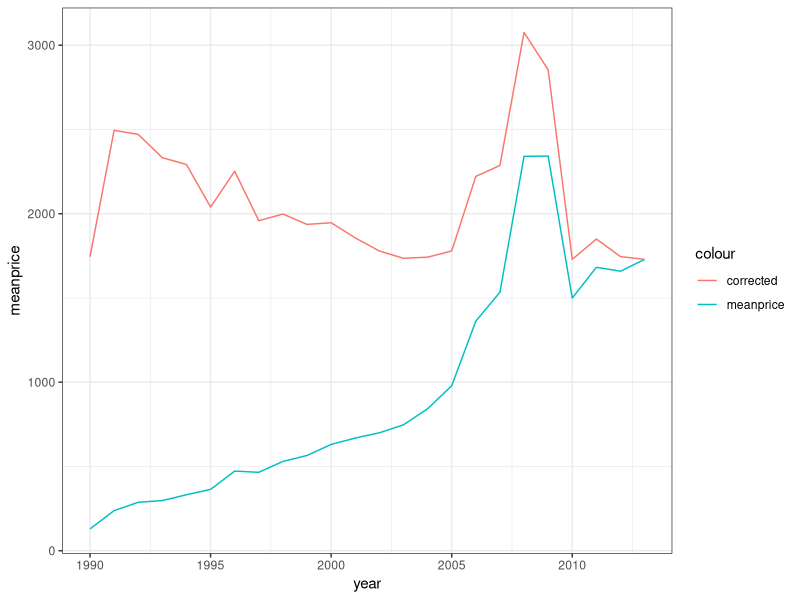

Write the R code that produced this figure.
#===================================================================
# Predicting Prices 
# Juliana Herrera
# data =  prices.xlsx - time series from 1990 until 2013 of prices of "pargo", "pargo seda" and "pargo pequeno", per region and month in Costa Rica. 
#===================================================================
#==PART 1===========================================================
# loading packages
library(readr)
library(readxl)
library(ggplot2)
library(plyr)
library(dplyr)
library(tidyr)

#==PART 2===========================================================
# Loading data from excel and correction for inflation based on the Consumer Price Index (CPI)
#===================================================================

data <- read_excel('prices.xlsx') 
colnames(data) <- tolower(colnames(data))
CPI <- read_excel('CPI2.xlsx') # Consumer Price Index - source: World Bank
CPIm <- read_excel('CPI.xlsx') # Consumer Price Index by month : World Bank
# Biomass <- read_csv()
 
yrprices <- (data) %>%
  select(-fishery, -spp) %>%
  group_by(year) %>% 
  summarize(meanprice = mean(price, na.rm=T)) %>% 
  bind_cols(CPI) %>% 
  mutate(corrected = meanprice/cpi*cpi[24])
head(yrprices) # corrected prices for inflation. Baseline year = 2013

p <-ggplot(yrprices) + ## Graph of corrected prices per year
  geom_line(aes(x=year, y=meanprice, colour = 'meanprice')) +
  geom_line(aes(x=year, y=corrected, colour ='corrected')) +
  theme_bw()
p

monthprices <- (data) %>%
  select(-fishery, -spp) %>%
  group_by(month, year) %>% 
  summarize(meanprice = mean(price, na.rm=T)) %>% 
  bind_cols(CPIm) %>% 
  mutate(corrected = meanprice/cpi*cpi[289])
head(monthprices) # corrected prices for inflation. Baseline year = 2013

# pm<- ggplot(monthprices) %>% # graph for corrected prices per month
#   geom_line(aes(x=year, y=meanprice, colour='meanprice')) +
#   geom_line(aes(x=year, y=corrected, colour='corrected')) +
#   theme_bw()
# pm

#==PART ===========================================================

#==PART ===========================================================
# Projection of prices - regression of price as a function of catch 



